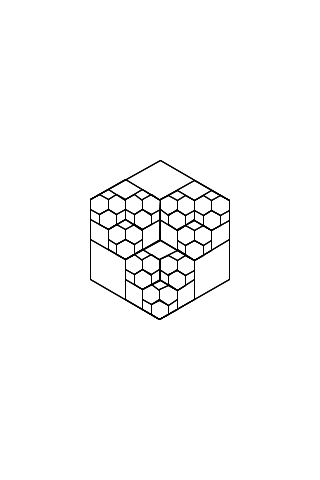
Frame 1 (no input)
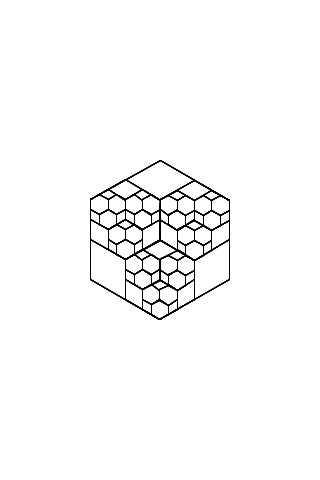
Frame 2 (the mouse pressed at the canvas centre, redrawn once)

The Processing sketch that drew these frames (run headless with seeded random() and noise(); the mouse was pressed at the canvas centre and the sketch redrawn once):

// Processing sketch: processing_182455
// ── processing_182455.pde

//This sketch display a custom fractal made of intricated hexagons

float r=160;  //length of the first iteration hexagon's radius
int cpt=0;  //used to display in the console the number of calls to the recursive function that draws the fractal

void setup()
{
  size(320, 480);
  background(255);
  noFill();
  noLoop();
}

void draw()
{
  translate(width/2, height/2);  //move the origin of next drawing to the center of the window
  rotate(PI/2);
  fractal(r);  //call to the recursive function
  //println(cpt);
  //save("fractal.png");  //uncomment it if you want to save the picture to your computer
}

void fractal(float radius)
{
  radius=radius/2;  //at each iteration the hexagons are 2 times smaller

  if (radius>=8)  //the function is called until the hexagons radius is equal to 8 pixel
  {
    cpt++;  //increment the "call counter"

    pushMatrix();  //draws the right hexagon
    Hexagon(0, 0, radius, 0, 1);
    translate(radius/2, 0);
    fractal(radius);
    popMatrix();

    pushMatrix();  //draws the top left hexagon
    Hexagon(0, 0, radius, 0, 1);
    translate(-radius/4, -radius*cos(radians(30))/2);
    fractal(radius);
    popMatrix();

    pushMatrix();  //draws the bottom left hexagon
    Hexagon(0, 0, radius, 0, 1);
    translate(-radius/4, radius*cos(radians(30))/2);
    fractal(radius);
    popMatrix();
  }
}

void Hexagon(int posX, int posY, float radius, int strokecolor, int strokeweight)  //function that draws an hexagon
{
  float x, y;

  strokeWeight(strokeweight);
  stroke(strokecolor);

  beginShape();

  for (int i=0;i<6;i++)
  {
    x=cos(radians(60*i))*radius+posX;
    y=sin(radians(60*i))*radius+posY;
    vertex(x, y);
  }

  endShape(CLOSE);
}
